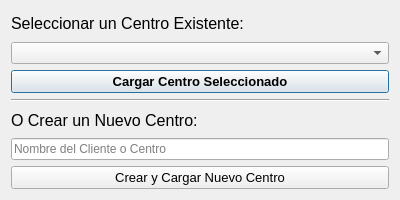
<?xml version="1.0" encoding="UTF-8"?>
<ui version="4.0">
 <class>LoginDialog</class>
 <widget class="QDialog" name="LoginDialog">
  <property name="geometry">
   <rect>
    <x>0</x>
    <y>0</y>
    <width>400</width>
    <height>200</height>
   </rect>
  </property>
  <property name="windowTitle">
   <string>Seleccionar Centro de Trabajo</string>
  </property>
  <layout class="QVBoxLayout" name="verticalLayout">
   <item>
    <widget class="QLabel" name="label">
     <property name="font">
      <font>
       <pointsize>12</pointsize>
      </font>
     </property>
     <property name="text">
      <string>Seleccionar un Centro Existente:</string>
     </property>
    </widget>
   </item>
   <item>
    <widget class="QComboBox" name="combo_centros"/>
   </item>
   <item>
    <widget class="QPushButton" name="btn_seleccionar">
     <property name="font">
      <font>
       <pointsize>10</pointsize>
       <weight>75</weight>
       <bold>true</bold>
      </font>
     </property>
     <property name="text">
      <string>Cargar Centro Seleccionado</string>
     </property>
    </widget>
   </item>
   <item>
    <widget class="Line" name="line">
     <property name="orientation">
      <enum>Qt::Horizontal</enum>
     </property>
    </widget>
   </item>
   <item>
    <widget class="QLabel" name="label_2">
     <property name="font">
      <font>
       <pointsize>12</pointsize>
      </font>
     </property>
     <property name="text">
      <string>O Crear un Nuevo Centro:</string>
     </property>
    </widget>
   </item>
   <item>
    <widget class="QLineEdit" name="input_nuevo_centro">
     <property name="placeholderText">
      <string>Nombre del Cliente o Centro</string>
     </property>
    </widget>
   </item>
   <item>
    <widget class="QPushButton" name="btn_crear">
     <property name="font">
      <font>
       <pointsize>10</pointsize>
      </font>
     </property>
     <property name="text">
      <string>Crear y Cargar Nuevo Centro</string>
     </property>
    </widget>
   </item>
  </layout>
 </widget>
 <resources/>
 <connections/>
</ui>
